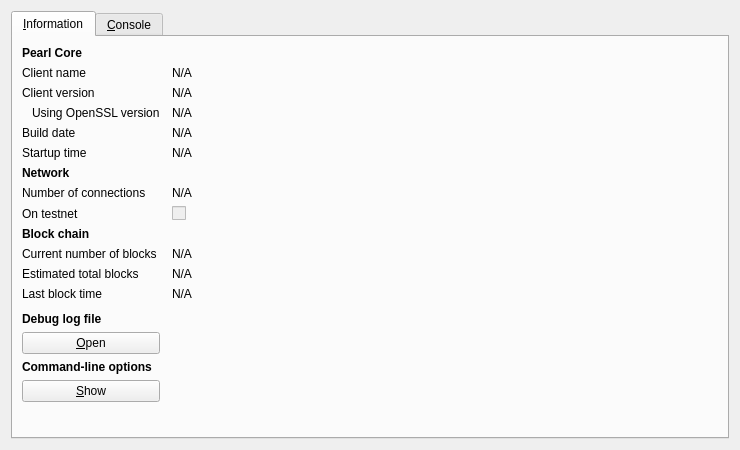
<?xml version="1.0" encoding="UTF-8"?>
<ui version="4.0">
 <class>RPCConsole</class>
 <widget class="QDialog" name="RPCConsole">
  <property name="geometry">
   <rect>
    <x>0</x>
    <y>0</y>
    <width>740</width>
    <height>450</height>
   </rect>
  </property>
  <property name="windowTitle">
   <string>Pearl - Debug window</string>
  </property>
  <layout class="QVBoxLayout" name="verticalLayout_2">
   <item>
    <widget class="QTabWidget" name="tabWidget">
     <property name="currentIndex">
      <number>0</number>
     </property>
     <widget class="QWidget" name="tab_info">
      <attribute name="title">
       <string>&amp;Information</string>
      </attribute>
      <layout class="QGridLayout" name="gridLayout" columnstretch="0,1">
       <property name="horizontalSpacing">
        <number>12</number>
       </property>
       <item row="0" column="0">
        <widget class="QLabel" name="label_9">
         <property name="font">
          <font>
           <weight>75</weight>
           <bold>true</bold>
          </font>
         </property>
         <property name="text">
          <string>Pearl Core</string>
         </property>
        </widget>
       </item>
       <item row="1" column="0">
        <widget class="QLabel" name="label_5">
         <property name="text">
          <string>Client name</string>
         </property>
        </widget>
       </item>
       <item row="1" column="1">
        <widget class="QLabel" name="clientName">
         <property name="cursor">
          <cursorShape>IBeamCursor</cursorShape>
         </property>
         <property name="text">
          <string>N/A</string>
         </property>
         <property name="textFormat">
          <enum>Qt::PlainText</enum>
         </property>
         <property name="textInteractionFlags">
          <set>Qt::LinksAccessibleByMouse|Qt::TextSelectableByKeyboard|Qt::TextSelectableByMouse</set>
         </property>
        </widget>
       </item>
       <item row="2" column="0">
        <widget class="QLabel" name="label_6">
         <property name="text">
          <string>Client version</string>
         </property>
        </widget>
       </item>
       <item row="2" column="1">
        <widget class="QLabel" name="clientVersion">
         <property name="cursor">
          <cursorShape>IBeamCursor</cursorShape>
         </property>
         <property name="text">
          <string>N/A</string>
         </property>
         <property name="textFormat">
          <enum>Qt::PlainText</enum>
         </property>
         <property name="textInteractionFlags">
          <set>Qt::LinksAccessibleByMouse|Qt::TextSelectableByKeyboard|Qt::TextSelectableByMouse</set>
         </property>
        </widget>
       </item>
       <item row="3" column="0">
        <widget class="QLabel" name="label_14">
         <property name="text">
          <string>Using OpenSSL version</string>
         </property>
         <property name="indent">
          <number>10</number>
         </property>
        </widget>
       </item>
       <item row="3" column="1">
        <widget class="QLabel" name="openSSLVersion">
         <property name="cursor">
          <cursorShape>IBeamCursor</cursorShape>
         </property>
         <property name="text">
          <string>N/A</string>
         </property>
         <property name="textFormat">
          <enum>Qt::PlainText</enum>
         </property>
         <property name="textInteractionFlags">
          <set>Qt::LinksAccessibleByMouse|Qt::TextSelectableByKeyboard|Qt::TextSelectableByMouse</set>
         </property>
        </widget>
       </item>
       <item row="4" column="0">
        <widget class="QLabel" name="label_12">
         <property name="text">
          <string>Build date</string>
         </property>
        </widget>
       </item>
       <item row="4" column="1">
        <widget class="QLabel" name="buildDate">
         <property name="cursor">
          <cursorShape>IBeamCursor</cursorShape>
         </property>
         <property name="text">
          <string>N/A</string>
         </property>
         <property name="textFormat">
          <enum>Qt::PlainText</enum>
         </property>
         <property name="textInteractionFlags">
          <set>Qt::LinksAccessibleByMouse|Qt::TextSelectableByKeyboard|Qt::TextSelectableByMouse</set>
         </property>
        </widget>
       </item>
       <item row="5" column="0">
        <widget class="QLabel" name="label_13">
         <property name="text">
          <string>Startup time</string>
         </property>
        </widget>
       </item>
       <item row="5" column="1">
        <widget class="QLabel" name="startupTime">
         <property name="cursor">
          <cursorShape>IBeamCursor</cursorShape>
         </property>
         <property name="text">
          <string>N/A</string>
         </property>
         <property name="textFormat">
          <enum>Qt::PlainText</enum>
         </property>
         <property name="textInteractionFlags">
          <set>Qt::LinksAccessibleByMouse|Qt::TextSelectableByKeyboard|Qt::TextSelectableByMouse</set>
         </property>
        </widget>
       </item>
       <item row="6" column="0">
        <widget class="QLabel" name="label_11">
         <property name="font">
          <font>
           <weight>75</weight>
           <bold>true</bold>
          </font>
         </property>
         <property name="text">
          <string>Network</string>
         </property>
        </widget>
       </item>
       <item row="7" column="0">
        <widget class="QLabel" name="label_7">
         <property name="text">
          <string>Number of connections</string>
         </property>
        </widget>
       </item>
       <item row="7" column="1">
        <widget class="QLabel" name="numberOfConnections">
         <property name="cursor">
          <cursorShape>IBeamCursor</cursorShape>
         </property>
         <property name="text">
          <string>N/A</string>
         </property>
         <property name="textFormat">
          <enum>Qt::PlainText</enum>
         </property>
         <property name="textInteractionFlags">
          <set>Qt::LinksAccessibleByMouse|Qt::TextSelectableByKeyboard|Qt::TextSelectableByMouse</set>
         </property>
        </widget>
       </item>
       <item row="8" column="0">
        <widget class="QLabel" name="label_8">
         <property name="text">
          <string>On testnet</string>
         </property>
        </widget>
       </item>
       <item row="8" column="1">
        <widget class="QCheckBox" name="isTestNet">
         <property name="enabled">
          <bool>false</bool>
         </property>
         <property name="text">
          <string/>
         </property>
        </widget>
       </item>
       <item row="9" column="0">
        <widget class="QLabel" name="label_10">
         <property name="font">
          <font>
           <weight>75</weight>
           <bold>true</bold>
          </font>
         </property>
         <property name="text">
          <string>Block chain</string>
         </property>
        </widget>
       </item>
       <item row="10" column="0">
        <widget class="QLabel" name="label_3">
         <property name="text">
          <string>Current number of blocks</string>
         </property>
        </widget>
       </item>
       <item row="10" column="1">
        <widget class="QLabel" name="numberOfBlocks">
         <property name="cursor">
          <cursorShape>IBeamCursor</cursorShape>
         </property>
         <property name="text">
          <string>N/A</string>
         </property>
         <property name="textFormat">
          <enum>Qt::PlainText</enum>
         </property>
         <property name="textInteractionFlags">
          <set>Qt::LinksAccessibleByMouse|Qt::TextSelectableByKeyboard|Qt::TextSelectableByMouse</set>
         </property>
        </widget>
       </item>
       <item row="11" column="0">
        <widget class="QLabel" name="label_4">
         <property name="text">
          <string>Estimated total blocks</string>
         </property>
        </widget>
       </item>
       <item row="11" column="1">
        <widget class="QLabel" name="totalBlocks">
         <property name="cursor">
          <cursorShape>IBeamCursor</cursorShape>
         </property>
         <property name="text">
          <string>N/A</string>
         </property>
         <property name="textFormat">
          <enum>Qt::PlainText</enum>
         </property>
         <property name="textInteractionFlags">
          <set>Qt::LinksAccessibleByMouse|Qt::TextSelectableByKeyboard|Qt::TextSelectableByMouse</set>
         </property>
        </widget>
       </item>
       <item row="12" column="0">
        <widget class="QLabel" name="label_2">
         <property name="text">
          <string>Last block time</string>
         </property>
        </widget>
       </item>
       <item row="12" column="1">
        <widget class="QLabel" name="lastBlockTime">
         <property name="cursor">
          <cursorShape>IBeamCursor</cursorShape>
         </property>
         <property name="text">
          <string>N/A</string>
         </property>
         <property name="textFormat">
          <enum>Qt::PlainText</enum>
         </property>
         <property name="textInteractionFlags">
          <set>Qt::LinksAccessibleByMouse|Qt::TextSelectableByKeyboard|Qt::TextSelectableByMouse</set>
         </property>
        </widget>
       </item>
       <item row="13" column="0">
        <spacer name="verticalSpacer_2">
         <property name="orientation">
          <enum>Qt::Vertical</enum>
         </property>
         <property name="sizeHint" stdset="0">
          <size>
           <width>20</width>
           <height>20</height>
          </size>
         </property>
        </spacer>
       </item>
       <item row="14" column="0">
        <widget class="QLabel" name="labelDebugLogfile">
         <property name="font">
          <font>
           <weight>75</weight>
           <bold>true</bold>
          </font>
         </property>
         <property name="text">
          <string>Debug log file</string>
         </property>
        </widget>
       </item>
       <item row="15" column="0">
        <widget class="QPushButton" name="openDebugLogfileButton">
         <property name="toolTip">
          <string>Open the Pearl debug log file from the current data directory. This can take a few seconds for large log files.</string>
         </property>
         <property name="text">
          <string>&amp;Open</string>
         </property>
         <property name="autoDefault">
          <bool>false</bool>
         </property>
        </widget>
       </item>
       <item row="16" column="0">
        <widget class="QLabel" name="labelCLOptions">
         <property name="font">
          <font>
           <weight>75</weight>
           <bold>true</bold>
          </font>
         </property>
         <property name="text">
          <string>Command-line options</string>
         </property>
        </widget>
       </item>
       <item row="17" column="0">
        <widget class="QPushButton" name="showCLOptionsButton">
         <property name="toolTip">
          <string>Show the Pearl-qt help message to get a list with possible Pearl command-line options.</string>
         </property>
         <property name="text">
          <string>&amp;Show</string>
         </property>
         <property name="autoDefault">
          <bool>false</bool>
         </property>
        </widget>
       </item>
       <item row="18" column="0">
        <spacer name="verticalSpacer">
         <property name="orientation">
          <enum>Qt::Vertical</enum>
         </property>
         <property name="sizeHint" stdset="0">
          <size>
           <width>20</width>
           <height>40</height>
          </size>
         </property>
        </spacer>
       </item>
      </layout>
     </widget>
     <widget class="QWidget" name="tab_console">
      <attribute name="title">
       <string>&amp;Console</string>
      </attribute>
      <layout class="QVBoxLayout" name="verticalLayout_3">
       <property name="spacing">
        <number>3</number>
       </property>
       <item>
        <widget class="QTextEdit" name="messagesWidget">
         <property name="minimumSize">
          <size>
           <width>0</width>
           <height>100</height>
          </size>
         </property>
         <property name="readOnly">
          <bool>true</bool>
         </property>
         <property name="tabKeyNavigation" stdset="0">
          <bool>false</bool>
         </property>
         <property name="columnCount" stdset="0">
          <number>2</number>
         </property>
        </widget>
       </item>
       <item>
        <layout class="QHBoxLayout" name="horizontalLayout">
         <property name="spacing">
          <number>3</number>
         </property>
         <item>
          <widget class="QLabel" name="label">
           <property name="text">
            <string notr="true">&gt;</string>
           </property>
          </widget>
         </item>
         <item>
          <widget class="QLineEdit" name="lineEdit"/>
         </item>
         <item>
          <widget class="QPushButton" name="clearButton">
           <property name="maximumSize">
            <size>
             <width>24</width>
             <height>24</height>
            </size>
           </property>
           <property name="toolTip">
            <string>Clear console</string>
           </property>
           <property name="text">
            <string/>
           </property>
           <property name="icon">
            <iconset resource="../bitcoin.qrc">
             <normaloff>:/icons/remove</normaloff>:/icons/remove</iconset>
           </property>
           <property name="shortcut">
            <string notr="true">Ctrl+L</string>
           </property>
           <property name="autoDefault">
            <bool>false</bool>
           </property>
          </widget>
         </item>
        </layout>
       </item>
      </layout>
     </widget>
    </widget>
   </item>
  </layout>
 </widget>
 <resources>
  <include location="../bitcoin.qrc"/>
 </resources>
 <connections/>
</ui>
